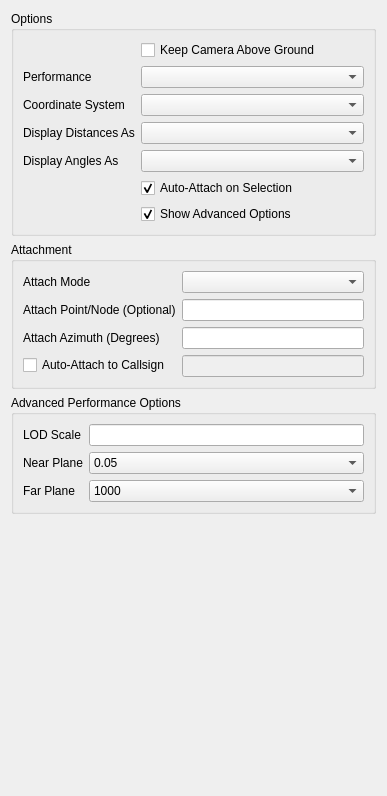
           <widget class="QWidget" name="scrollAreaWidgetContents_2">
            <property name="geometry">
             <rect>
              <x>0</x>
              <y>0</y>
              <width>387</width>
              <height>796</height>
             </rect>
            </property>
            <layout class="QVBoxLayout" name="verticalLayout_2">
             <item>
              <widget class="QGroupBox" name="groupBox">
               <property name="title">
                <string>Options</string>
               </property>
               <layout class="QFormLayout" name="formLayout">
                <item row="2" column="0">
                 <widget class="QLabel" name="mGeneralPerformaceLabel">
                  <property name="sizePolicy">
                   <sizepolicy hsizetype="Minimum" vsizetype="Preferred">
                    <horstretch>0</horstretch>
                    <verstretch>0</verstretch>
                   </sizepolicy>
                  </property>
                  <property name="text">
                   <string>Performance</string>
                  </property>
                  <property name="buddy">
                   <cstring>mGeneralPerformanceComboBox</cstring>
                  </property>
                 </widget>
                </item>
                <item row="3" column="0">
                 <widget class="QLabel" name="mOptionsCoordinateSystemLabel">
                  <property name="sizePolicy">
                   <sizepolicy hsizetype="Minimum" vsizetype="Preferred">
                    <horstretch>0</horstretch>
                    <verstretch>0</verstretch>
                   </sizepolicy>
                  </property>
                  <property name="text">
                   <string>Coordinate System</string>
                  </property>
                  <property name="buddy">
                   <cstring>mOptionsCoordinateSystemComboBox</cstring>
                  </property>
                 </widget>
                </item>
                <item row="3" column="1">
                 <widget class="QComboBox" name="mOptionsCoordinateSystemComboBox">
                  <property name="sizePolicy">
                   <sizepolicy hsizetype="Preferred" vsizetype="Fixed">
                    <horstretch>0</horstretch>
                    <verstretch>0</verstretch>
                   </sizepolicy>
                  </property>
                  <property name="toolTip">
                   <string>Select the coordinate system to be used. This is a global change. </string>
                  </property>
                 </widget>
                </item>
                <item row="2" column="1">
                 <widget class="QComboBox" name="mGeneralPerformanceComboBox">
                  <property name="sizePolicy">
                   <sizepolicy hsizetype="Preferred" vsizetype="Fixed">
                    <horstretch>0</horstretch>
                    <verstretch>0</verstretch>
                   </sizepolicy>
                  </property>
                  <property name="toolTip">
                   <string>Select one of the preset performance options of customize your own. </string>
                  </property>
                  <property name="currentIndex">
                   <number>-1</number>
                  </property>
                 </widget>
                </item>
                <item row="6" column="1">
                 <widget class="QCheckBox" name="mToolsAutoAttachOnSelectionCheckBox">
                  <property name="toolTip">
                   <string>This selects whether or not to attach to an entity from double clicking it in the search window</string>
                  </property>
                  <property name="text">
                   <string>Auto-Attach on Selection</string>
                  </property>
                  <property name="checked">
                   <bool>true</bool>
                  </property>
                 </widget>
                </item>
                <item row="7" column="1">
                 <widget class="QCheckBox" name="mGeneralShowAdvancedOptionsCheckBox">
                  <property name="text">
                   <string>Show Advanced Options</string>
                  </property>
                  <property name="checked">
                   <bool>true</bool>
                  </property>
                 </widget>
                </item>
                <item row="1" column="1">
                 <widget class="QCheckBox" name="mGeneralEnableCameraCollisionCheckBox">
                  <property name="toolTip">
                   <string>Selecting this will prevent the camera from going under the earth.</string>
                  </property>
                  <property name="text">
                   <string>Keep Camera Above Ground</string>
                  </property>
                 </widget>
                </item>
                <item row="5" column="0">
                 <widget class="QLabel" name="label">
                  <property name="text">
                   <string>Display Angles As</string>
                  </property>
                 </widget>
                </item>
                <item row="4" column="0">
                 <widget class="QLabel" name="label_2">
                  <property name="text">
                   <string>Display Distances As</string>
                  </property>
                 </widget>
                </item>
                <item row="4" column="1">
                 <widget class="QComboBox" name="mDistanceUnitCombo"/>
                </item>
                <item row="5" column="1">
                 <widget class="QComboBox" name="mAngleUnitCombo"/>
                </item>
               </layout>
              </widget>
             </item>
             <item>
              <widget class="QGroupBox" name="mAttachOptionsGroup">
               <property name="title">
                <string>Attachment</string>
               </property>
               <layout class="QFormLayout" name="formLayout_2">
                <item row="0" column="0">
                 <widget class="QLabel" name="mGeneralAttachModeLabel">
                  <property name="sizePolicy">
                   <sizepolicy hsizetype="Minimum" vsizetype="Preferred">
                    <horstretch>0</horstretch>
                    <verstretch>0</verstretch>
                   </sizepolicy>
                  </property>
                  <property name="text">
                   <string>Attach Mode</string>
                  </property>
                  <property name="buddy">
                   <cstring>mGeneralAttachModeComboBox</cstring>
                  </property>
                 </widget>
                </item>
                <item row="0" column="1">
                 <widget class="QComboBox" name="mGeneralAttachModeComboBox">
                  <property name="sizePolicy">
                   <sizepolicy hsizetype="Preferred" vsizetype="Fixed">
                    <horstretch>1</horstretch>
                    <verstretch>0</verstretch>
                   </sizepolicy>
                  </property>
                  <property name="toolTip">
                   <string>Selects first or third person attach mode. </string>
                  </property>
                  <property name="currentIndex">
                   <number>-1</number>
                  </property>
                 </widget>
                </item>
                <item row="1" column="0">
                 <widget class="QLabel" name="mAttachNodeLabel">
                  <property name="text">
                   <string>Attach Point/Node (Optional)</string>
                  </property>
                 </widget>
                </item>
                <item row="1" column="1">
                 <widget class="QLineEdit" name="mAttachNodeName">
                  <property name="toolTip">
                   <string>Name of pre-created attach point provided by the 3d model creator.  If this does not exist, it will be ignored.</string>
                  </property>
                 </widget>
                </item>
                <item row="2" column="0">
                 <widget class="QLabel" name="mAttachAzimuthLabel">
                  <property name="toolTip">
                   <string>Attach azimuth in degrees.  Right is positive.</string>
                  </property>
                  <property name="text">
                   <string>Attach Azimuth (Degrees)</string>
                  </property>
                 </widget>
                </item>
                <item row="2" column="1">
                 <widget class="QLineEdit" name="mAttachAzimuth">
                  <property name="toolTip">
                   <string>Attach azimuth in degrees.  Right is positive.</string>
                  </property>
                  <property name="text">
                   <string/>
                  </property>
                 </widget>
                </item>
                <item row="3" column="0">
                 <widget class="QCheckBox" name="mAutoAttachCheckBox">
                  <property name="toolTip">
                   <string>If this is enabled, and the Auto-Attach Callsign is set, this will automatically attach to any entity with that callsign when it enters the world.</string>
                  </property>
                  <property name="text">
                   <string>Auto-Attach to Callsign</string>
                  </property>
                 </widget>
                </item>
                <item row="3" column="1">
                 <widget class="QLineEdit" name="mAutoAttachCallsign">
                  <property name="enabled">
                   <bool>false</bool>
                  </property>
                 </widget>
                </item>
               </layout>
              </widget>
             </item>
             <item>
              <widget class="QGroupBox" name="mGeneralAdvancedPerformanceOptionsGroupBox">
               <property name="title">
                <string>Advanced Performance Options</string>
               </property>
               <layout class="QFormLayout" name="formLayout_3">
                <item row="0" column="0">
                 <widget class="QLabel" name="mGeneralLODScaleLabel">
                  <property name="text">
                   <string>LOD Scale</string>
                  </property>
                  <property name="buddy">
                   <cstring>mGeneralLODScaleLineEdit</cstring>
                  </property>
                 </widget>
                </item>
                <item row="0" column="1">
                 <widget class="QLineEdit" name="mGeneralLODScaleLineEdit">
                  <property name="toolTip">
                   <string>This is the scale value for level of detail</string>
                  </property>
                 </widget>
                </item>
                <item row="1" column="1">
                 <widget class="QComboBox" name="mGeneralNearClippingPlaneComboBox">
                  <property name="currentIndex">
                   <number>0</number>
                  </property>
                  <item>
                   <property name="text">
                    <string>0.05</string>
                   </property>
                  </item>
                  <item>
                   <property name="text">
                    <string>0.1</string>
                   </property>
                  </item>
                  <item>
                   <property name="text">
                    <string>0.25</string>
                   </property>
                  </item>
                  <item>
                   <property name="text">
                    <string>0.5</string>
                   </property>
                  </item>
                  <item>
                   <property name="text">
                    <string>1</string>
                   </property>
                  </item>
                  <item>
                   <property name="text">
                    <string>2</string>
                   </property>
                  </item>
                  <item>
                   <property name="text">
                    <string>5</string>
                   </property>
                  </item>
                  <item>
                   <property name="text">
                    <string>10</string>
                   </property>
                  </item>
                  <item>
                   <property name="text">
                    <string>100</string>
                   </property>
                  </item>
                 </widget>
                </item>
                <item row="2" column="1">
                 <widget class="QComboBox" name="mGeneralFarClippingPlaneComboBox">
                  <property name="currentIndex">
                   <number>0</number>
                  </property>
                  <item>
                   <property name="text">
                    <string>1000</string>
                   </property>
                  </item>
                  <item>
                   <property name="text">
                    <string>2000</string>
                   </property>
                  </item>
                  <item>
                   <property name="text">
                    <string>5000</string>
                   </property>
                  </item>
                  <item>
                   <property name="text">
                    <string>8000</string>
                   </property>
                  </item>
                  <item>
                   <property name="text">
                    <string>10000</string>
                   </property>
                  </item>
                  <item>
                   <property name="text">
                    <string>11000</string>
                   </property>
                  </item>
                  <item>
                   <property name="text">
                    <string>12000</string>
                   </property>
                  </item>
                  <item>
                   <property name="text">
                    <string>15000</string>
                   </property>
                  </item>
                  <item>
                   <property name="text">
                    <string>18000</string>
                   </property>
                  </item>
                  <item>
                   <property name="text">
                    <string>20000</string>
                   </property>
                  </item>
                  <item>
                   <property name="text">
                    <string>25000</string>
                   </property>
                  </item>
                  <item>
                   <property name="text">
                    <string>30000</string>
                   </property>
                  </item>
                  <item>
                   <property name="text">
                    <string>50000</string>
                   </property>
                  </item>
                 </widget>
                </item>
                <item row="1" column="0">
                 <widget class="QLabel" name="mGeneralNearClippingPlaneLabel">
                  <property name="text">
                   <string>Near Plane</string>
                  </property>
                 </widget>
                </item>
                <item row="2" column="0">
                 <widget class="QLabel" name="mGeneralFarClippingPlaneLabel">
                  <property name="text">
                   <string>Far Plane</string>
                  </property>
                 </widget>
                </item>
               </layout>
              </widget>
             </item>
             <item>
              <spacer>
               <property name="orientation">
                <enum>Qt::Vertical</enum>
               </property>
               <property name="sizeType">
                <enum>QSizePolicy::Expanding</enum>
               </property>
               <property name="sizeHint" stdset="0">
                <size>
                 <width>20</width>
                 <height>900</height>
                </size>
               </property>
              </spacer>
             </item>
            </layout>
           </widget>
